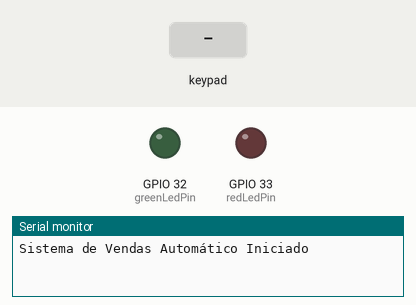
A sketch run on a simulated ESP32. Parts: output pins drawn as LEDs (lit = HIGH), the last lines printed to the serial monitor. The inputs (shaded band) are chosen by the test bench.

Above: at 1.2 s.
1.3 s: key '*' pressed
At 2.3 s:
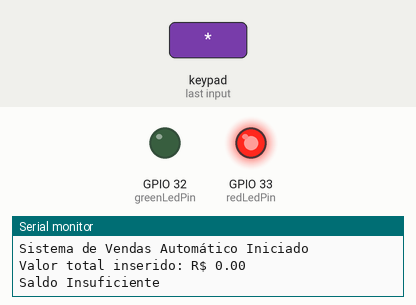
4.3 s: keypad keys 1 2 pressed 0.4 s apart
6.6 s: key 'A' pressed
Timing chart, 0 to 9.6 s (numbered marks = the images above; inputs shaded):
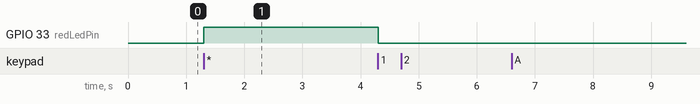

The sketch:

M_quina_Autom_tica_de_Vendas.ino
```cpp
#include <Keypad.h>

// Definição dos pinos do teclado matricial
const byte numRows = 4;
const byte numCols = 4;
byte rows[numRows] = { 23, 22, 21, 19 };
byte columns[numCols] = { 18, 5, 4, 2 };

char keys[numRows][numCols] = {
  {'1','2','3','A'},
  {'4','5','6','B'},
  {'7','8','9','C'},
  {'*','0','#','D'}
};

Keypad myKeypad = Keypad(makeKeymap(keys), rows, columns, numRows, numCols);

// Definição dos pinos dos LEDs
const int greenLedPin = 32;
const int redLedPin = 33;

// Definição dos estados
enum State {START, CHECK, VEND, INSUFFICIENT};
State state = START;

// Variável para acumular o valor inserido
float currentAmount = 0.0;

void setup() {
  pinMode(greenLedPin, OUTPUT);
  pinMode(redLedPin, OUTPUT);
  digitalWrite(greenLedPin, LOW);
  digitalWrite(redLedPin, LOW);

  Serial.begin(9600);
  Serial.println("Sistema de Vendas Automático Iniciado");
}

void loop() {
  char key = myKeypad.getKey();

  switch (state) {
    case START:
      if (key != NO_KEY) {
        switch (key) {
          case '1':
            currentAmount += 0.10;
            Serial.println("R$ 0,10 inserido");
            break;
          case '2':
            currentAmount += 0.20;
            Serial.println("R$ 0,20 inserido");
            break;
          case '3':
            currentAmount += 0.25;
            Serial.println("R$ 0,25 inserido");
            break;
          case '4':
            currentAmount += 0.50;
            Serial.println("R$ 0,50 inserido");
            break;
          case '*':
            Serial.print("Valor total inserido: R$ ");
            Serial.println(currentAmount);
            state = CHECK;
            break;
          default:
            Serial.println("Tecla inválida");
            break;
        }
      }
      break;

    case CHECK:
      if (currentAmount >= 1.00) {
        state = VEND;
      } else {
        state = INSUFFICIENT;
      }
      break;

    case VEND:
      Serial.println("Produto Vendido");
      digitalWrite(greenLedPin, HIGH);
      delay(2000);
      digitalWrite(greenLedPin, LOW);
      currentAmount = 0.0;
      state = START;
      break;

    case INSUFFICIENT:
      Serial.println("Saldo Insuficiente");
      digitalWrite(redLedPin, HIGH);
      delay(3000);
      digitalWrite(redLedPin, LOW);
      currentAmount = 0.0;
      state = START;
      break;
  }
}
```

Measured:
- after the input at 1.3 s, GPIO 33 (redLedPin): LOW → HIGH at once
